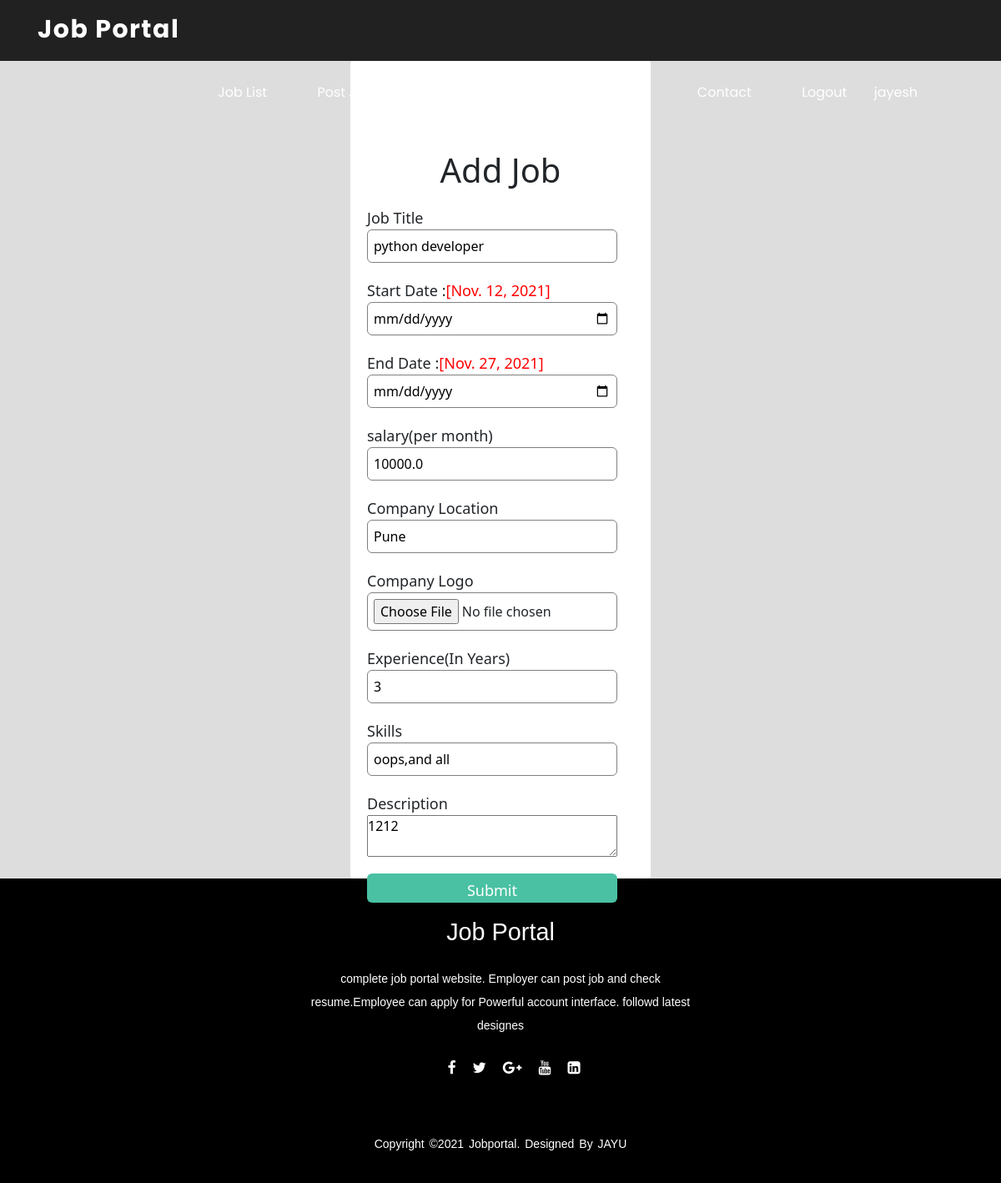
/edit_jobdetail/1 (signed in), run on the app's committed database.
### job/models.py (models this page shows, shortened)
class jobs(models.Model):
    recruiter1 = models.ForeignKey(recruiter,on_delete=models.CASCADE)
    start_date=models.DateField()
    end_date=models.DateField()
    title=models.CharField(max_length=20)
    salary=models.FloatField(max_length=20)
    description=models.CharField(max_length=100)
    image=models.FileField()
    experience=models.CharField(max_length=100)
    location=models.CharField(max_length=20)
    skills=models.CharField(max_length=100)
    creation_date=models.DateField()

### job/views.py (the view, shortened to what this page needs)
# urls.py: path('edit_jobdetail/<int:pid>',views.edit_jobdetail,name='edit_jobdetail'),
def edit_jobdetail(request,pid):
    if not request.user.is_authenticated:
        return redirect('recruiter_login')
    error=""
    job=jobs.objects.get(id=pid)
    d={'error':error,'job':job}
    return render(request,'job/edit_jobdetail.html',d)

### templates/job/edit_jobdetail.html (shortened to what this page needs)
{% extends 'job/recruiter_navigation.html' %}
{% load static %}
{% block content %}
<div class="bg1">
<div class="signup-box2">
      <h1>Add Job </h1>
      <form method="post" enctype="multipart/form-data">
        <label>Job Title</label>
        <input type="text" placeholder="" name="jobtitle" value="{{job.title}}" required />
        <label>Start Date : <span style="color:red;"> [{{job.start_date}}]</span></label>
        <input type="date" placeholder="" name="start_date"/>
        <label>End Date : <span style="color:red;">[{{job.end_date}}]</span></label>
        <input type="date" placeholder="" name="end_date"/>
        <label>salary(per month)</label>
        <input type="text" placeholder="" name="salery" value="{{job.salary}}" />
        <label>Company Location</label>
        <input type="text" placeholder="" name="location" value="{{job.location}}" required />
        <label>Company Logo</label>
        <input type="file" name="logo" value="{{job.image}}" />
        <label>Experience(In Years)</label>
        <input type="text" placeholder="" name="experience" value="{{job.experience}}" />
        <label>Skills</label>
        <input type="text" placeholder="" name="skills" value="{{job.skills}}" />
        <label>Description</label>
        <textarea name="description" >{{job.description}}</textarea>
        <input type="submit" value="Submit"/>
      </form>
    </div>
    </div>
{% endblock content %}

### templates/job/recruiter_navigation.html (shortened to what this page needs)
{% load static %}
<html>
<head>
	<link rel="stylesheet" type="text/css" href="{% static 'job/css/style.css' %}">
	<link rel="stylesheet" type="text/css" href="{% static 'job/css/footrest.css' %}">
	<link rel="stylesheet" type="text/css" href="{% static 'job/css/search1.css' %}">
	<link rel="stylesheet" href="https://stackpath.bootstrapcdn.com/font-awesome/4.7.0/css/font-awesome.min.css">
	<link href="https://cdn.jsdelivr.net/npm/bootstrap@5.1.3/dist/css/bootstrap.min.css" rel="stylesheet">
</head>
<body>
	<nav>
	<div class="logo">
		<p> <a href ="{% url 'recruiter_home' %}" >Job Portal</a></P>
	</div>
	<ul>
		<li><a href ="{% url 'job_list' %}" >Job list</a> </li>
		<li><a href ="{% url 'add_job' %}" >Post Job</a> </li>
		<li><a href ="" >candidates applied</a> </li>
		<li><a href ="{% url 'recruiter_about' %}" >About</a></li>
		<li><a href = "{% url 'recruiter_contact' %}">contact</a></li>
        <li><a href = "{% url 'Logout' %}">Logout</a></li>
		<li><p>{{request.user.first_name}}</P></li>
	</ul>
	</nav>
{% block content %} {% endblock content %}
<footer>
<div class="footer-content">
	<h3> Job Portal </h3>
	<p> complete job portal website. Employer can post job and check resume.Employee can apply for Powerful account interface.
	followd latest designes
	</p>
	<ul class="socials">
	<li><a href="#"><i class="fa fa-facebook"></i></a></li>
	<li><a href="#"><i class="fa fa-twitter"></i></a></li>
                <li><a href="#"><i class="fa fa-google-plus"></i></a></li>
                <li><a href="#"><i class="fa fa-youtube"></i></a></li>
                <li><a href="#"><i class="fa fa-linkedin-square"></i></a></li>
            </ul>
        </div>
        <div class="footer-bottom">
            <p>copyright &copy;2021 jobportal. designed by <span>jayu</span></p>
        </div>
    </footer>
</body>
</html>

### static/job/css/style.css (style rules this page uses)
* { margin : 0px; padding: 0px; }
nav { width: 100%; height: 75px; background-color: #212121; line-height: 75px; font-family:'Poppins',sans-serif; margin-top: -18px; }
nav .logo { font-size: 30px; font-weight: bold; letter-spacing: 1.5px; }
nav .logo p a { float: left; color: white; padding-left: 45px; text-decoration: none; }
nav ul { float: right; padding-right: 100px; }
nav ul li { display:inline-block; list-style: none; }
nav ul li p { color: white; display:inline-block; list-style: none; }
nav ul li a { color:white; text-decoration: none; font-size: 16px; text-transform: capitalize; padding: 8px 28px; border-radius: 10px; }

### static/job/css/footrest.css (style rules this page uses)
footer { bottom: 0; left: 0; right: 0; background: rgb(0, 0, 0); height: auto; width: 100%; font-family : "Open Sans"; padding-top: 40px; color: #fff; font-family: 'Kanit', sans-serif; }
.footer-content { display: flex; align-items: center; justify-content: center; flex-direction: column; text-align: center; }
.footer-content h3 { font-size: 1.8rem; font-weight: 400; text-transform: capitalize; line-height: 3rem; }
.footer-content p { max-width: 500px; margin: 10px auto; line-height: 28px; font-size: 14px; }
.socials { list-style: none; display: flex; align-items: center; justify-content: center; margin: 1rem 0 3rem 0; }
.socials li { margin: 0 10px; }
.socials a { text-decoration: none; color: #fff; }
.socials a i { font-size: 1.1rem; transition: color .4s ease; }
.footer-bottom { background: #000; width: 100%; padding: 20px 0; text-align: center; }
.footer-bottom p { font-size: 14px; word-spacing: 2px; text-transform: capitalize; }
.footer-bottom span { text-transform: uppercase; font-weight: 200; }

### static/job/css/search1.css (style rules this page uses)
.bg1 { width: 100%; background-color:#ddd ; }
.signup-box2 { width: 360px; height: 980px; margin: auto; background-color: white; border-radius: 3px; }
.signup-box2 h1 { text-align: center; padding-top: 15px; }
.signup-box2 form { width: 300px; margin-left: 20px; }
.signup-box2 form label { display: flex; margin-top: 20px; font-size: 18px; }
.signup-box2 form input { width: 100%; padding: 7px; border: none; border: 1px solid gray; border-radius: 6px; outline: none; }
.signup-box2 form input[type="submit"] { width: 100%; height: 35px; margin-top: 20px; border: none; background-color: #49c1a2; color: white; font-size: 18px; }
.signup-box2 form textarea { width:100%; }

### data on the page
jobs: jobtitle "python developer", start_date "Nov. 12, 2021", end_date "Nov. 27, 2021", salery "10000.0", location "Pune", experience "3", skills "oops,and all", description "1212"

### other printed values
{{ request.user.first_name }} "jayesh"
